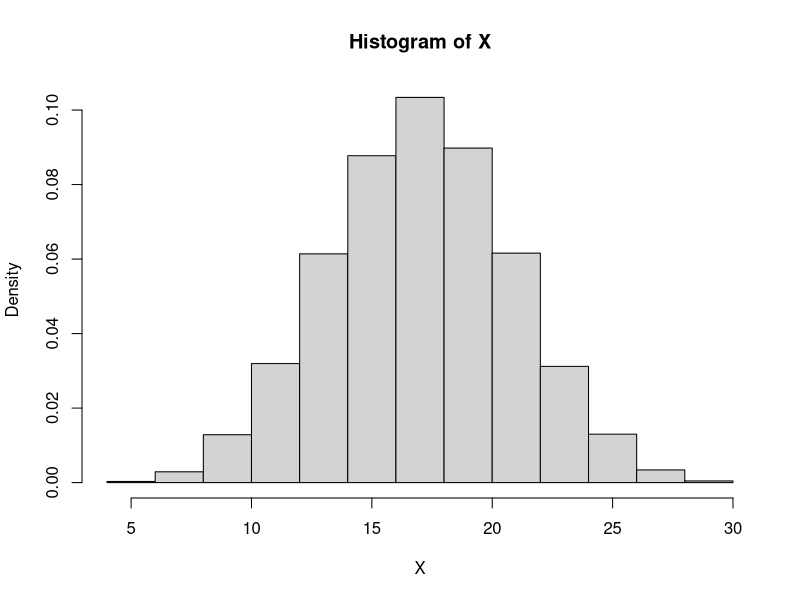
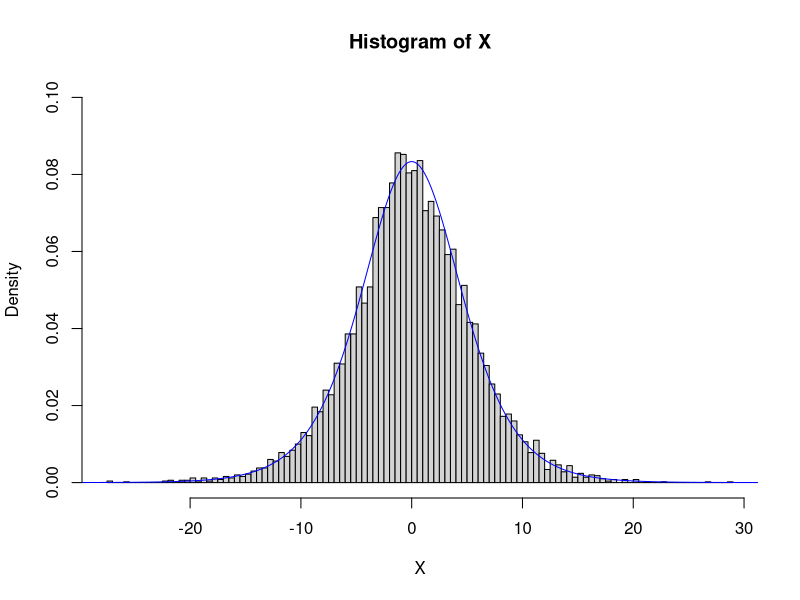
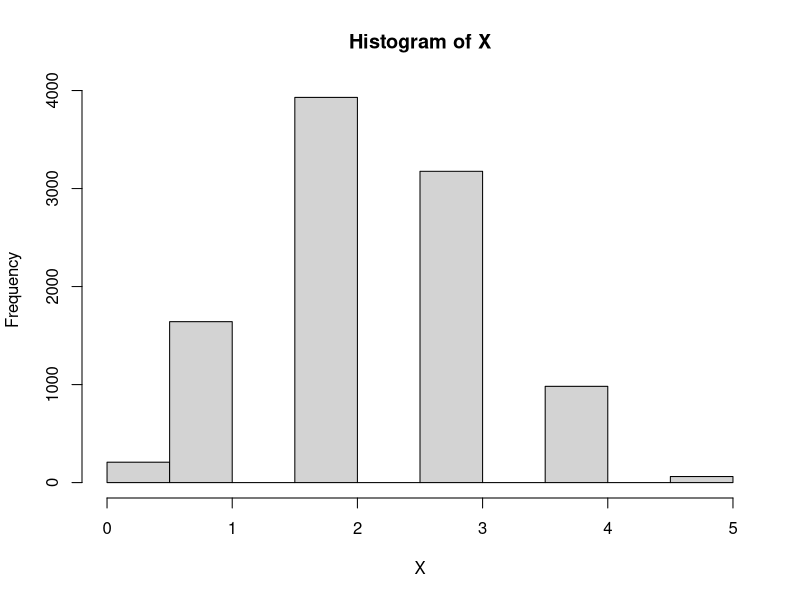
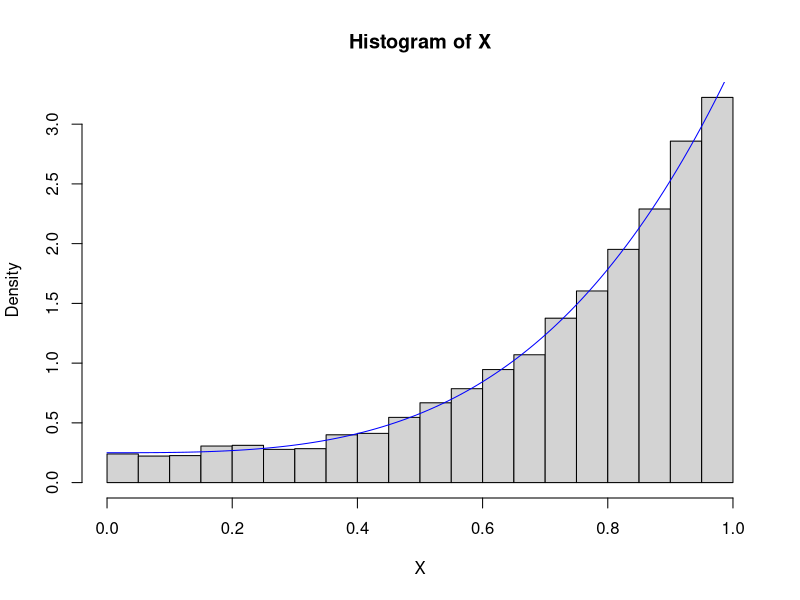
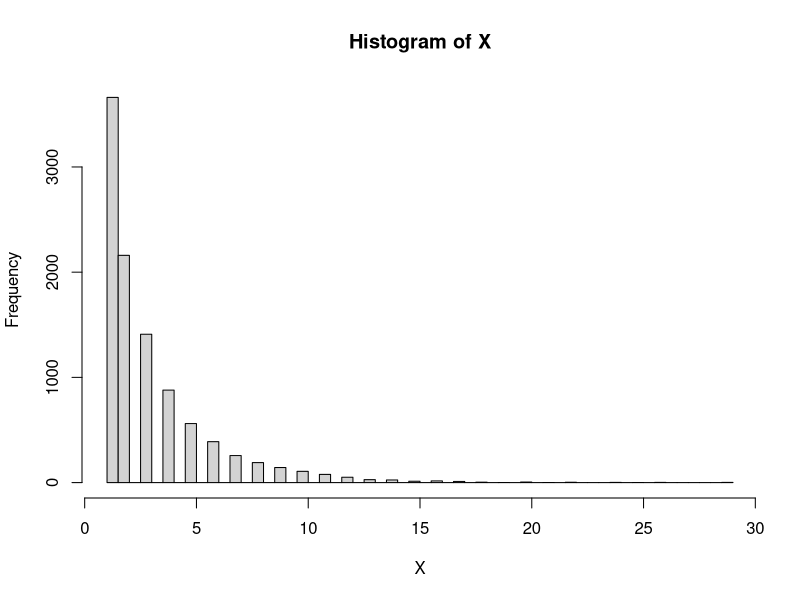
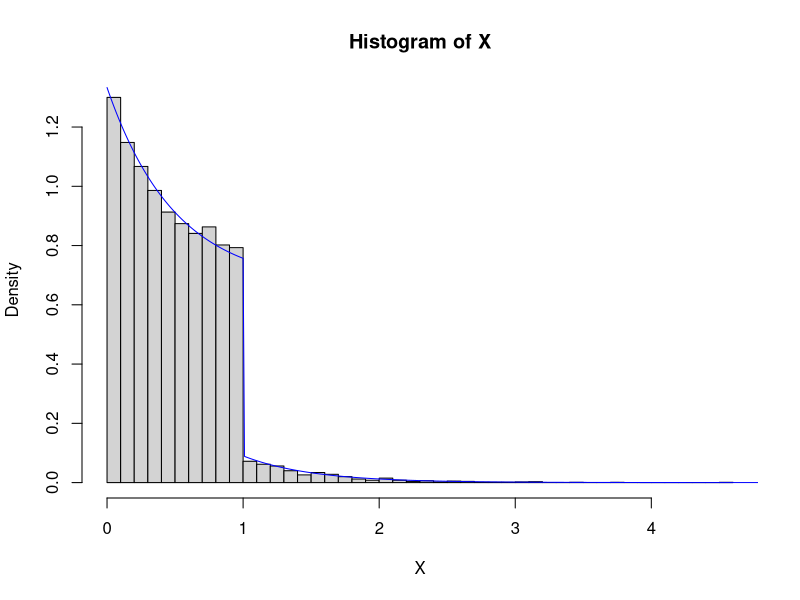
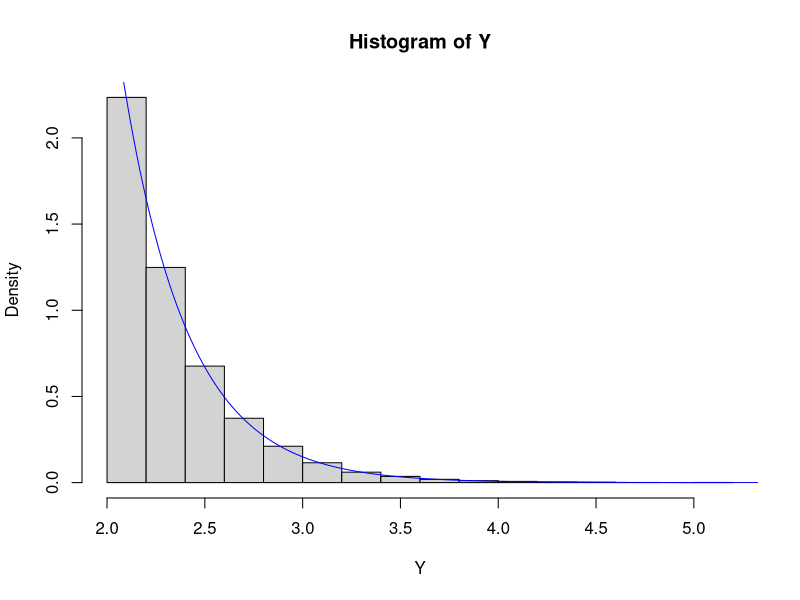
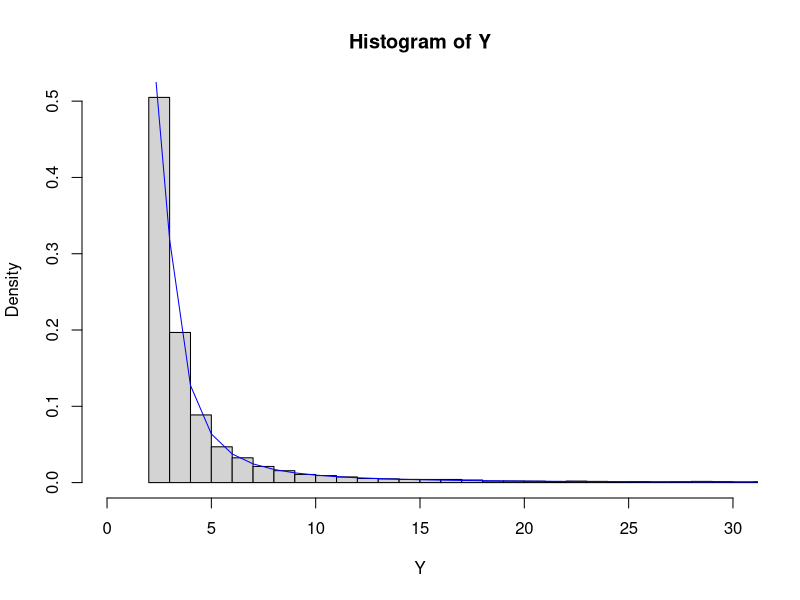

These figures' R source, in order:
## ---- chunk 1
knitr::opts_chunk$set(echo = TRUE)
set.seed(1)
## ---- chunk 2
set.seed(1)
n=10000
rolls_dice=function(n){
X=rep(NA,n) 
for(j in 1:n){
  U=runif(5,0,1)
  X[j]=sum(ceiling(6*U))
}
  return(X)
}
n=10000
X=rolls_dice(n)
mean(X)
## ---- chunk 3
hist(X,probability = T)
length(X[X<=11])/n
## ---- chunk 4
sim_3_b=function(n,s){
X=rep(NA,n) 
for(j in 1:n){
  U=runif(1,0,1)
  X[j]=-s*log((1-U)/U)
}
  return(X)
}
## ---- chunk 5
set.seed(1)
n=10000
s=3
X=sim_3_b(n,s=s)
mean(X)
hist(X,probability = T,ylim=c(0,0.1),breaks=100)

f=function(x,s){
 exp(-x/s)/(s*(1+ exp(-x/s))^2)
}
x=seq(-100,100,0.01)
lines(x,f(x,s),col="blue")
## ---- chunk 6
hypergeometric=function(rep,N,M,n){
  X=rep(NA,rep)
  for(i in 1:rep){
    U=runif(1,0,1)
    F=0
    j=0
    p=choose(M,0)*choose(N-M,n-0)/choose(N,n)
    F=F+p
    while(U>F){
      p=(M-j)/(j+1)*(n -j)/(N - M - n + j + 1)*p
      F=F+p
      j=j+1
    }
    X[i]=j
  }
  return(X)
}
## ---- chunk 7
set.seed(1)
rep=10000
N=15
M=7
n=5
X=hypergeometric(rep=rep,N=N,M=M,n=n)
hist(X)
#simulation mean
mean(X)
#exact
n*M/N
## ---- chunk 8
set.seed(1)
sim_5_a=function(n){
  X=rep(NA,n)
  for(i in 1:n){
    U1=runif(1)
    U2=runif(1)
    if(U1<1/4){
      X[i]=U2
    }
    else if(U1<3/4){
      X[i]=(U2)^(1/4)
    }else{
      X[i]=(U2)^(1/5)
    }
  }
  return(X)
}
X=sim_5_a(10000)
hist(X,probability = T)
f=function(x){
  1/4+2*x^3+5/4*x^4
}
x=seq(0,1,0.01)
lines(x,f(x),col="blue")
## ---- chunk 9
set.seed(1)

sim_5_b=function(n){
  X=rep(NA,n)
  for(i in 1:n){
    U1=runif(1)
    U2=runif(1)
    if(U1<1/3){
      X[i]=ceiling(log(U2)/log(1/2))
    }
    else if(U1<2/3){
      X[i]=ceiling(log(U2)/log(2/3))
    }else{
      X[i]=ceiling(log(U2)/log(3/4))
    }
  }
  return(X)
}
n=10000
X=sim_5_b(n)
hist(X,breaks=50)

round(table(X)/10000,2)
f=function(x){
  1/3*(1/2)^x+(2)^(x-1)/(3)^(x+1)+1/3*(3)^(x-1)/4^x
}
x=seq(1,30,1)
round(f(x),2)
## ---- chunk 10
set.seed(1)
sim_5_c=function(n){
  X=rep(NA,n)
  for(i in 1:n){
    U1=runif(1)
    U2=runif(1)
    if(U1<1/3){
      X[i]=-log(U2)/2
    }
    else{
      X[i]=U2
    }
  }
  return(X)
}
n=10000
X=sim_5_c(n)
hist(X,breaks=50,probability = T)
x=seq(0,10,0.01)
f=function(x){
  ifelse(x<=1,(2*exp(-2*x)+2)/3,(2*exp(-2*x))/3)
}
lines(x,f(x),col="blue")
## ---- chunk 11
set.seed(1)
sim_7_a_i=function(n){
  Y=-log(runif(n))/3+2
  return(Y)
}

Y=sim_7_a_i(10000)
hist(Y,probability = T)
x=seq(2,10,0.01)
f=function(x){
  3*exp(-3*(x-2))
}
lines(x,f(x),col="blue")

mean(Y)
## ---- chunk 12
set.seed(1)
sim_7_a_ii=function(n){
  Y=tan(runif(n)*3.14/2)+2
  return(Y)
}
Y=sim_7_a_ii(10000)
hist(Y,probability = T,breaks=1000,xlim=c(0,30))
x=seq(2,100,1)
f=function(x){
 2/3.14/(1+(x-2)^2)
}
lines(x,f(x),col="blue")
## ---- chunk 13
h1=function(x){
  1/(1+(x-2)^2)/(3)
}

h2=function(x){
  exp(-3*(x-2))/(2/3.14)
}
y=seq(2,10,0.01)

plot(y,h1((y)))
plot(y,h2((y)))
## ---- chunk 14
det.c1=optim(2,h1, lower = 2, upper = 10, method = "L-BFGS-B",control = list(fnscale = -1))
det.c2=optim(2,h2, lower = 2, upper = 10, method = "L-BFGS-B",control = list(fnscale = -1))
c1=det.c1$value
c2=det.c2$value
c1
c2
## ---- chunk 15
sim_7_d_i=function(n){
  X=rep(NA,n)
  iter=rep(NA,n)
  for(j in 1:n){
    U=runif(1)
    Y=sim_7_a_i(1)
    i=1
    while(U>h1(Y)/c1){
      U=runif(1)
      Y=sim_7_a_i(1)
      i=i+1
    }
    X[j]=Y
    iter[j]=i
  }
  return(list(X=X,iter=iter))
}
## ---- chunk 16
set.seed(1)
ans1=sim_7_d_i(10000)
X1=ans1$X
iter1=ans1$iter
mean(iter1)

approximate_k=mean(iter1)/c1

f=function(x){
  approximate_k*exp(-3*(x-2))/(1+(x-2)^2)
}
x=seq(2,20,0.01)
hist(X1,probability = T,breaks=100)

lines(x,f(x),col="blue")
